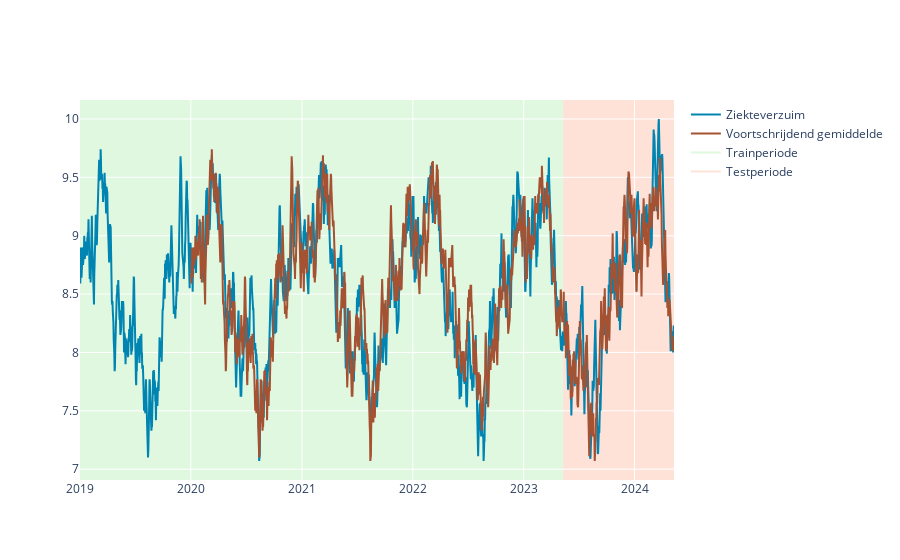
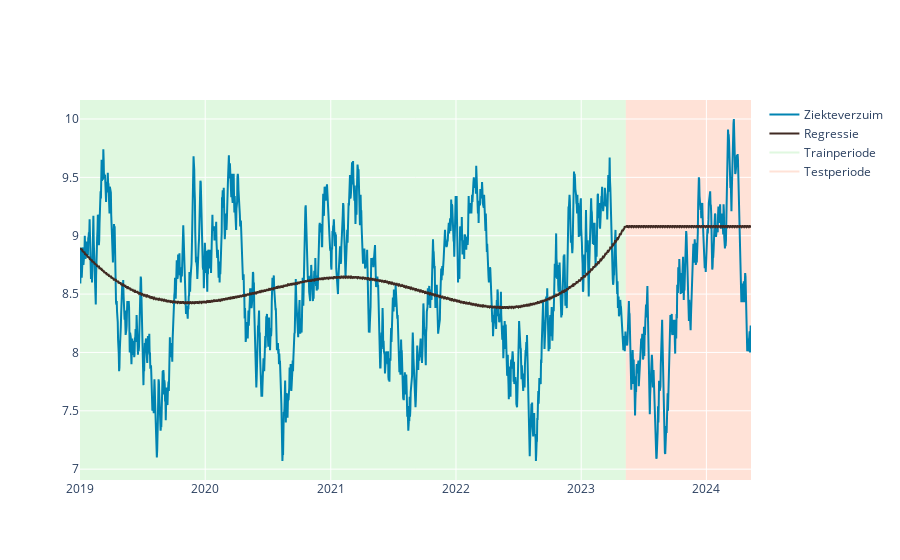

The notebook cell these images were saved under, in order:
### Code cell
optie_2(data)

### Figure 1 — Plotly figure (JSON) as saved in the notebook; plotly's stock layout.template omitted (floating-point values rounded to 4 significant figures; data arrays with more than 128 entries replaced by an {"elided": "..."} marker saying what was removed)
{"data": [{"line": {"color": "#0084B2"}, "mode": "lines", "name": "Ziekteverzuim", "type": "scatter", "x": {"elided": "1956 str values"}, "y": {"elided": "1956 float values"}}, {"line": {"color": "#a55233"}, "mode": "lines", "name": "Voortschrijdend gemiddelde", "type": "scatter", "x": {"elided": "1956 str values"}, "y": {"elided": "1956 float values"}}, {"line": {"color": "limegreen"}, "mode": "lines", "name": "Trainperiode", "opacity": 0.15, "type": "scatter", "x": [null], "y": [null]}, {"line": {"color": "LightSalmon"}, "mode": "lines", "name": "Testperiode", "opacity": 0.3, "type": "scatter", "x": [null], "y": [null]}], "layout": {"paper_bgcolor": "white", "plot_bgcolor": "white", "shapes": [{"fillcolor": "limegreen", "layer": "below", "line": {"width": 0}, "opacity": 0.15, "type": "rect", "x0": "2019-01-01", "x1": "2023-05-11", "xref": "x", "y0": 0, "y1": 1, "yref": "paper"}, {"fillcolor": "LightSalmon", "layer": "below", "line": {"width": 0}, "opacity": 0.3, "type": "rect", "x0": "2023-05-11", "x1": "2024-05-10", "xref": "x", "y0": 0, "y1": 1, "yref": "paper"}]}}

### Figure 2 — Plotly figure (JSON) as saved in the notebook; plotly's stock layout.template omitted (floating-point values rounded to 4 significant figures; data arrays with more than 128 entries replaced by an {"elided": "..."} marker saying what was removed)
{"data": [{"line": {"color": "#0084B2"}, "mode": "lines", "name": "Ziekteverzuim", "type": "scatter", "x": {"elided": "1956 str values"}, "y": {"elided": "1956 float values"}}, {"line": {"color": "#402a23"}, "mode": "lines", "name": "Regressie", "type": "scatter", "x": {"elided": "1956 str values"}, "y": {"elided": "1956 float values"}}, {"line": {"color": "limegreen"}, "mode": "lines", "name": "Trainperiode", "opacity": 0.15, "type": "scatter", "x": [null], "y": [null]}, {"line": {"color": "LightSalmon"}, "mode": "lines", "name": "Testperiode", "opacity": 0.3, "type": "scatter", "x": [null], "y": [null]}], "layout": {"paper_bgcolor": "white", "plot_bgcolor": "white", "shapes": [{"fillcolor": "limegreen", "layer": "below", "line": {"width": 0}, "opacity": 0.15, "type": "rect", "x0": "2019-01-01", "x1": "2023-05-11", "xref": "x", "y0": 0, "y1": 1, "yref": "paper"}, {"fillcolor": "LightSalmon", "layer": "below", "line": {"width": 0}, "opacity": 0.3, "type": "rect", "x0": "2023-05-11", "x1": "2024-05-10", "xref": "x", "y0": 0, "y1": 1, "yref": "paper"}]}}
